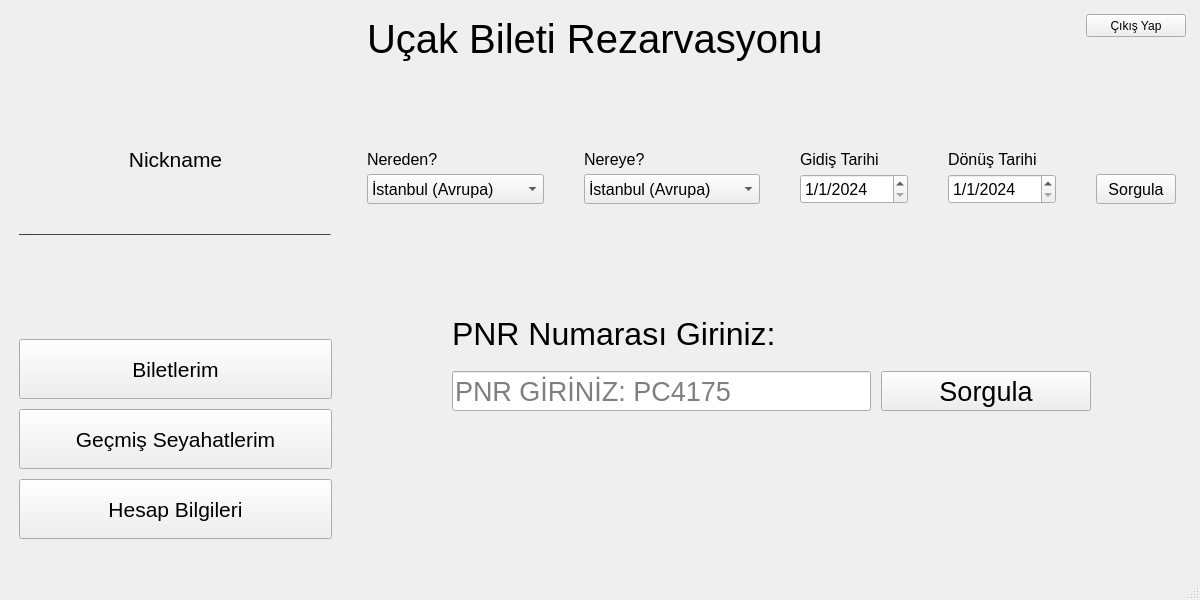
<?xml version="1.0" encoding="UTF-8"?>
<ui version="4.0">
 <class>logged_in_dashboard_window</class>
 <widget class="QMainWindow" name="logged_in_dashboard_window">
  <property name="geometry">
   <rect>
    <x>0</x>
    <y>0</y>
    <width>1200</width>
    <height>600</height>
   </rect>
  </property>
  <property name="sizePolicy">
   <sizepolicy hsizetype="Minimum" vsizetype="Minimum">
    <horstretch>0</horstretch>
    <verstretch>0</verstretch>
   </sizepolicy>
  </property>
  <property name="minimumSize">
   <size>
    <width>1200</width>
    <height>600</height>
   </size>
  </property>
  <property name="maximumSize">
   <size>
    <width>1200</width>
    <height>600</height>
   </size>
  </property>
  <property name="windowTitle">
   <string>Uçak Bileti Rezervasyon</string>
  </property>
  <widget class="QWidget" name="centralwidget">
   <layout class="QVBoxLayout" name="verticalLayout_3">
    <item>
     <layout class="QHBoxLayout" name="horizontalLayout" stretch="1,4">
      <property name="spacing">
       <number>10</number>
      </property>
      <item>
       <layout class="QVBoxLayout" name="verticalLayout_18">
        <property name="spacing">
         <number>10</number>
        </property>
        <property name="leftMargin">
         <number>10</number>
        </property>
        <property name="topMargin">
         <number>10</number>
        </property>
        <property name="rightMargin">
         <number>10</number>
        </property>
        <property name="bottomMargin">
         <number>10</number>
        </property>
        <item>
         <widget class="QLabel" name="label_18">
          <property name="sizePolicy">
           <sizepolicy hsizetype="Minimum" vsizetype="Minimum">
            <horstretch>0</horstretch>
            <verstretch>0</verstretch>
           </sizepolicy>
          </property>
          <property name="minimumSize">
           <size>
            <width>200</width>
            <height>100</height>
           </size>
          </property>
          <property name="font">
           <font>
            <pointsize>8</pointsize>
           </font>
          </property>
          <property name="text">
           <string/>
          </property>
          <property name="pixmap">
           <pixmap>login-user.png</pixmap>
          </property>
          <property name="scaledContents">
           <bool>true</bool>
          </property>
          <property name="margin">
           <number>30</number>
          </property>
         </widget>
        </item>
        <item>
         <widget class="QLabel" name="nickname_label">
          <property name="sizePolicy">
           <sizepolicy hsizetype="Minimum" vsizetype="Minimum">
            <horstretch>0</horstretch>
            <verstretch>0</verstretch>
           </sizepolicy>
          </property>
          <property name="font">
           <font>
            <pointsize>16</pointsize>
           </font>
          </property>
          <property name="text">
           <string>Nickname</string>
          </property>
          <property name="alignment">
           <set>Qt::AlignCenter</set>
          </property>
          <property name="margin">
           <number>0</number>
          </property>
         </widget>
        </item>
        <item>
         <widget class="QLabel" name="label_19">
          <property name="sizePolicy">
           <sizepolicy hsizetype="Minimum" vsizetype="Minimum">
            <horstretch>0</horstretch>
            <verstretch>0</verstretch>
           </sizepolicy>
          </property>
          <property name="font">
           <font>
            <pointsize>8</pointsize>
            <weight>50</weight>
            <italic>false</italic>
            <bold>false</bold>
            <underline>false</underline>
           </font>
          </property>
          <property name="text">
           <string>___________________________________________________</string>
          </property>
         </widget>
        </item>
        <item>
         <widget class="QLabel" name="label_21">
          <property name="sizePolicy">
           <sizepolicy hsizetype="Minimum" vsizetype="Minimum">
            <horstretch>0</horstretch>
            <verstretch>0</verstretch>
           </sizepolicy>
          </property>
          <property name="text">
           <string/>
          </property>
         </widget>
        </item>
        <item>
         <widget class="QPushButton" name="my_tickets_btn">
          <property name="sizePolicy">
           <sizepolicy hsizetype="Minimum" vsizetype="Minimum">
            <horstretch>0</horstretch>
            <verstretch>0</verstretch>
           </sizepolicy>
          </property>
          <property name="minimumSize">
           <size>
            <width>100</width>
            <height>40</height>
           </size>
          </property>
          <property name="font">
           <font>
            <pointsize>16</pointsize>
           </font>
          </property>
          <property name="text">
           <string>Biletlerim</string>
          </property>
         </widget>
        </item>
        <item>
         <widget class="QPushButton" name="my_history_btn">
          <property name="sizePolicy">
           <sizepolicy hsizetype="Minimum" vsizetype="Minimum">
            <horstretch>0</horstretch>
            <verstretch>0</verstretch>
           </sizepolicy>
          </property>
          <property name="minimumSize">
           <size>
            <width>100</width>
            <height>40</height>
           </size>
          </property>
          <property name="font">
           <font>
            <pointsize>16</pointsize>
           </font>
          </property>
          <property name="text">
           <string>Geçmiş Seyahatlerim</string>
          </property>
         </widget>
        </item>
        <item>
         <widget class="QPushButton" name="my_acc_about_btn">
          <property name="sizePolicy">
           <sizepolicy hsizetype="Minimum" vsizetype="Minimum">
            <horstretch>0</horstretch>
            <verstretch>0</verstretch>
           </sizepolicy>
          </property>
          <property name="minimumSize">
           <size>
            <width>100</width>
            <height>40</height>
           </size>
          </property>
          <property name="font">
           <font>
            <pointsize>16</pointsize>
           </font>
          </property>
          <property name="text">
           <string>Hesap Bilgileri</string>
          </property>
         </widget>
        </item>
        <item>
         <spacer name="verticalSpacer_5">
          <property name="orientation">
           <enum>Qt::Vertical</enum>
          </property>
          <property name="sizeType">
           <enum>QSizePolicy::Minimum</enum>
          </property>
          <property name="sizeHint" stdset="0">
           <size>
            <width>20</width>
            <height>20</height>
           </size>
          </property>
         </spacer>
        </item>
       </layout>
      </item>
      <item>
       <layout class="QVBoxLayout" name="verticalLayout" stretch="3,1,0,0,10,0">
        <item>
         <layout class="QHBoxLayout" name="horizontalLayout_7" stretch="100,0">
          <property name="spacing">
           <number>10</number>
          </property>
          <property name="sizeConstraint">
           <enum>QLayout::SetDefaultConstraint</enum>
          </property>
          <property name="leftMargin">
           <number>15</number>
          </property>
          <property name="topMargin">
           <number>0</number>
          </property>
          <property name="rightMargin">
           <number>5</number>
          </property>
          <property name="bottomMargin">
           <number>50</number>
          </property>
          <item>
           <widget class="QLabel" name="label">
            <property name="sizePolicy">
             <sizepolicy hsizetype="Minimum" vsizetype="Minimum">
              <horstretch>0</horstretch>
              <verstretch>0</verstretch>
             </sizepolicy>
            </property>
            <property name="minimumSize">
             <size>
              <width>450</width>
              <height>60</height>
             </size>
            </property>
            <property name="font">
             <font>
              <pointsize>30</pointsize>
             </font>
            </property>
            <property name="text">
             <string>Uçak Bileti Rezarvasyonu</string>
            </property>
           </widget>
          </item>
          <item>
           <layout class="QVBoxLayout" name="verticalLayout_11">
            <property name="topMargin">
             <number>5</number>
            </property>
            <item>
             <widget class="QPushButton" name="logout_btn">
              <property name="sizePolicy">
               <sizepolicy hsizetype="Minimum" vsizetype="Minimum">
                <horstretch>0</horstretch>
                <verstretch>0</verstretch>
               </sizepolicy>
              </property>
              <property name="minimumSize">
               <size>
                <width>100</width>
                <height>20</height>
               </size>
              </property>
              <property name="text">
               <string>Çıkış Yap</string>
              </property>
             </widget>
            </item>
            <item>
             <widget class="QLabel" name="label_8">
              <property name="text">
               <string/>
              </property>
             </widget>
            </item>
           </layout>
          </item>
         </layout>
        </item>
        <item>
         <layout class="QHBoxLayout" name="horizontalLayout_8" stretch="20,20,0,0,0">
          <property name="spacing">
           <number>40</number>
          </property>
          <property name="leftMargin">
           <number>15</number>
          </property>
          <property name="topMargin">
           <number>15</number>
          </property>
          <property name="rightMargin">
           <number>15</number>
          </property>
          <property name="bottomMargin">
           <number>15</number>
          </property>
          <item>
           <layout class="QVBoxLayout" name="verticalLayout_6">
            <property name="spacing">
             <number>0</number>
            </property>
            <item>
             <widget class="QLabel" name="label_3">
              <property name="sizePolicy">
               <sizepolicy hsizetype="Minimum" vsizetype="Minimum">
                <horstretch>0</horstretch>
                <verstretch>0</verstretch>
               </sizepolicy>
              </property>
              <property name="minimumSize">
               <size>
                <width>50</width>
                <height>30</height>
               </size>
              </property>
              <property name="font">
               <font>
                <pointsize>12</pointsize>
               </font>
              </property>
              <property name="text">
               <string>Nereden?</string>
              </property>
              <property name="margin">
               <number>5</number>
              </property>
             </widget>
            </item>
            <item>
             <widget class="QComboBox" name="from_cmbx">
              <property name="sizePolicy">
               <sizepolicy hsizetype="Minimum" vsizetype="Minimum">
                <horstretch>0</horstretch>
                <verstretch>0</verstretch>
               </sizepolicy>
              </property>
              <property name="minimumSize">
               <size>
                <width>50</width>
                <height>30</height>
               </size>
              </property>
              <property name="font">
               <font>
                <pointsize>12</pointsize>
               </font>
              </property>
              <property name="currentText">
               <string>İstanbul (Avrupa)</string>
              </property>
              <item>
               <property name="text">
                <string>İstanbul (Avrupa)</string>
               </property>
              </item>
              <item>
               <property name="text">
                <string>İstanbul (Anadolu)</string>
               </property>
              </item>
              <item>
               <property name="text">
                <string>Ankara</string>
               </property>
              </item>
              <item>
               <property name="text">
                <string>İzmir</string>
               </property>
              </item>
              <item>
               <property name="text">
                <string>Kütahya</string>
               </property>
              </item>
             </widget>
            </item>
           </layout>
          </item>
          <item>
           <layout class="QVBoxLayout" name="verticalLayout_5">
            <property name="spacing">
             <number>0</number>
            </property>
            <item>
             <widget class="QLabel" name="label_6">
              <property name="sizePolicy">
               <sizepolicy hsizetype="Minimum" vsizetype="Minimum">
                <horstretch>0</horstretch>
                <verstretch>0</verstretch>
               </sizepolicy>
              </property>
              <property name="minimumSize">
               <size>
                <width>50</width>
                <height>30</height>
               </size>
              </property>
              <property name="font">
               <font>
                <pointsize>12</pointsize>
               </font>
              </property>
              <property name="text">
               <string>Nereye?</string>
              </property>
              <property name="margin">
               <number>5</number>
              </property>
             </widget>
            </item>
            <item>
             <widget class="QComboBox" name="to_cmbx">
              <property name="sizePolicy">
               <sizepolicy hsizetype="Minimum" vsizetype="Minimum">
                <horstretch>0</horstretch>
                <verstretch>0</verstretch>
               </sizepolicy>
              </property>
              <property name="minimumSize">
               <size>
                <width>50</width>
                <height>30</height>
               </size>
              </property>
              <property name="font">
               <font>
                <pointsize>12</pointsize>
               </font>
              </property>
              <item>
               <property name="text">
                <string>İstanbul (Avrupa)</string>
               </property>
              </item>
              <item>
               <property name="text">
                <string>İstanbul (Anadolu)</string>
               </property>
              </item>
              <item>
               <property name="text">
                <string>Ankara</string>
               </property>
              </item>
              <item>
               <property name="text">
                <string>İzmir</string>
               </property>
              </item>
              <item>
               <property name="text">
                <string>Kütahya</string>
               </property>
              </item>
             </widget>
            </item>
           </layout>
          </item>
          <item>
           <layout class="QVBoxLayout" name="verticalLayout_8">
            <property name="spacing">
             <number>0</number>
            </property>
            <item>
             <widget class="QLabel" name="label_4">
              <property name="sizePolicy">
               <sizepolicy hsizetype="Minimum" vsizetype="Minimum">
                <horstretch>0</horstretch>
                <verstretch>0</verstretch>
               </sizepolicy>
              </property>
              <property name="minimumSize">
               <size>
                <width>50</width>
                <height>30</height>
               </size>
              </property>
              <property name="font">
               <font>
                <pointsize>12</pointsize>
               </font>
              </property>
              <property name="text">
               <string>Gidiş Tarihi</string>
              </property>
              <property name="margin">
               <number>5</number>
              </property>
             </widget>
            </item>
            <item>
             <widget class="QDateEdit" name="go_date">
              <property name="sizePolicy">
               <sizepolicy hsizetype="Minimum" vsizetype="Minimum">
                <horstretch>0</horstretch>
                <verstretch>0</verstretch>
               </sizepolicy>
              </property>
              <property name="minimumSize">
               <size>
                <width>50</width>
                <height>30</height>
               </size>
              </property>
              <property name="font">
               <font>
                <pointsize>12</pointsize>
               </font>
              </property>
              <property name="dateTime">
               <datetime>
                <hour>0</hour>
                <minute>0</minute>
                <second>0</second>
                <year>2024</year>
                <month>1</month>
                <day>1</day>
               </datetime>
              </property>
              <property name="minimumDateTime">
               <datetime>
                <hour>0</hour>
                <minute>0</minute>
                <second>0</second>
                <year>2023</year>
                <month>12</month>
                <day>31</day>
               </datetime>
              </property>
              <property name="displayFormat">
               <string>d/M/yyyy</string>
              </property>
             </widget>
            </item>
           </layout>
          </item>
          <item>
           <layout class="QVBoxLayout" name="verticalLayout_7">
            <property name="spacing">
             <number>0</number>
            </property>
            <item>
             <widget class="QLabel" name="label_5">
              <property name="sizePolicy">
               <sizepolicy hsizetype="Minimum" vsizetype="Minimum">
                <horstretch>0</horstretch>
                <verstretch>0</verstretch>
               </sizepolicy>
              </property>
              <property name="minimumSize">
               <size>
                <width>50</width>
                <height>30</height>
               </size>
              </property>
              <property name="font">
               <font>
                <pointsize>12</pointsize>
               </font>
              </property>
              <property name="text">
               <string>Dönüş Tarihi</string>
              </property>
              <property name="margin">
               <number>5</number>
              </property>
             </widget>
            </item>
            <item>
             <widget class="QDateEdit" name="return_date">
              <property name="sizePolicy">
               <sizepolicy hsizetype="Minimum" vsizetype="Minimum">
                <horstretch>0</horstretch>
                <verstretch>0</verstretch>
               </sizepolicy>
              </property>
              <property name="minimumSize">
               <size>
                <width>50</width>
                <height>30</height>
               </size>
              </property>
              <property name="font">
               <font>
                <pointsize>12</pointsize>
               </font>
              </property>
              <property name="dateTime">
               <datetime>
                <hour>0</hour>
                <minute>0</minute>
                <second>0</second>
                <year>2024</year>
                <month>1</month>
                <day>1</day>
               </datetime>
              </property>
              <property name="minimumDateTime">
               <datetime>
                <hour>0</hour>
                <minute>0</minute>
                <second>0</second>
                <year>2023</year>
                <month>12</month>
                <day>31</day>
               </datetime>
              </property>
              <property name="displayFormat">
               <string>d/M/yyyy</string>
              </property>
             </widget>
            </item>
           </layout>
          </item>
          <item>
           <layout class="QVBoxLayout" name="verticalLayout_10">
            <property name="spacing">
             <number>0</number>
            </property>
            <item>
             <widget class="QLabel" name="label_7">
              <property name="text">
               <string/>
              </property>
              <property name="margin">
               <number>5</number>
              </property>
             </widget>
            </item>
            <item>
             <widget class="QPushButton" name="search_ticket_btn">
              <property name="sizePolicy">
               <sizepolicy hsizetype="Minimum" vsizetype="Minimum">
                <horstretch>0</horstretch>
                <verstretch>0</verstretch>
               </sizepolicy>
              </property>
              <property name="minimumSize">
               <size>
                <width>80</width>
                <height>30</height>
               </size>
              </property>
              <property name="font">
               <font>
                <pointsize>12</pointsize>
               </font>
              </property>
              <property name="text">
               <string>Sorgula</string>
              </property>
             </widget>
            </item>
           </layout>
          </item>
         </layout>
        </item>
        <item>
         <spacer name="verticalSpacer_2">
          <property name="orientation">
           <enum>Qt::Vertical</enum>
          </property>
          <property name="sizeHint" stdset="0">
           <size>
            <width>20</width>
            <height>80</height>
           </size>
          </property>
         </spacer>
        </item>
        <item>
         <layout class="QHBoxLayout" name="horizontalLayout_13" stretch="0">
          <property name="spacing">
           <number>0</number>
          </property>
          <property name="leftMargin">
           <number>100</number>
          </property>
          <property name="topMargin">
           <number>10</number>
          </property>
          <property name="rightMargin">
           <number>10</number>
          </property>
          <property name="bottomMargin">
           <number>10</number>
          </property>
          <item>
           <widget class="QLabel" name="label_2">
            <property name="sizePolicy">
             <sizepolicy hsizetype="Minimum" vsizetype="Minimum">
              <horstretch>0</horstretch>
              <verstretch>0</verstretch>
             </sizepolicy>
            </property>
            <property name="minimumSize">
             <size>
              <width>100</width>
              <height>22</height>
             </size>
            </property>
            <property name="font">
             <font>
              <pointsize>24</pointsize>
             </font>
            </property>
            <property name="text">
             <string>PNR Numarası Giriniz:</string>
            </property>
            <property name="margin">
             <number>3</number>
            </property>
           </widget>
          </item>
         </layout>
        </item>
        <item>
         <layout class="QHBoxLayout" name="horizontalLayout_11" stretch="2,1">
          <property name="spacing">
           <number>10</number>
          </property>
          <property name="leftMargin">
           <number>100</number>
          </property>
          <property name="topMargin">
           <number>0</number>
          </property>
          <property name="rightMargin">
           <number>100</number>
          </property>
          <property name="bottomMargin">
           <number>0</number>
          </property>
          <item>
           <widget class="QLineEdit" name="pnr_ln">
            <property name="sizePolicy">
             <sizepolicy hsizetype="Minimum" vsizetype="Minimum">
              <horstretch>0</horstretch>
              <verstretch>0</verstretch>
             </sizepolicy>
            </property>
            <property name="minimumSize">
             <size>
              <width>100</width>
              <height>40</height>
             </size>
            </property>
            <property name="font">
             <font>
              <pointsize>20</pointsize>
             </font>
            </property>
            <property name="placeholderText">
             <string>PNR GİRİNİZ: PC4175</string>
            </property>
           </widget>
          </item>
          <item>
           <widget class="QPushButton" name="search_pnr_btn">
            <property name="sizePolicy">
             <sizepolicy hsizetype="Minimum" vsizetype="Minimum">
              <horstretch>0</horstretch>
              <verstretch>0</verstretch>
             </sizepolicy>
            </property>
            <property name="minimumSize">
             <size>
              <width>100</width>
              <height>40</height>
             </size>
            </property>
            <property name="font">
             <font>
              <pointsize>20</pointsize>
             </font>
            </property>
            <property name="text">
             <string>Sorgula</string>
            </property>
           </widget>
          </item>
         </layout>
        </item>
        <item>
         <spacer name="verticalSpacer">
          <property name="orientation">
           <enum>Qt::Vertical</enum>
          </property>
          <property name="sizeHint" stdset="0">
           <size>
            <width>20</width>
            <height>160</height>
           </size>
          </property>
         </spacer>
        </item>
       </layout>
      </item>
     </layout>
    </item>
   </layout>
  </widget>
  <widget class="QMenuBar" name="menubar">
   <property name="geometry">
    <rect>
     <x>0</x>
     <y>0</y>
     <width>1200</width>
     <height>21</height>
    </rect>
   </property>
  </widget>
  <widget class="QStatusBar" name="statusbar"/>
 </widget>
 <resources/>
 <connections/>
</ui>
